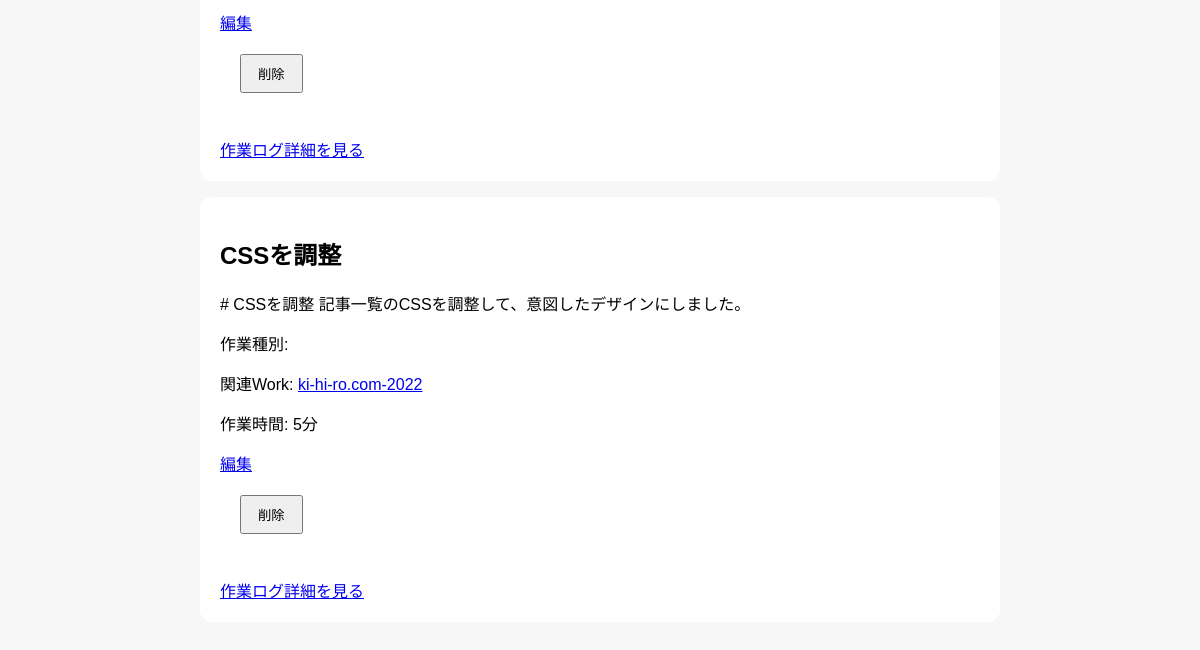
Page /posts-page (lower part) on the earlier database version.
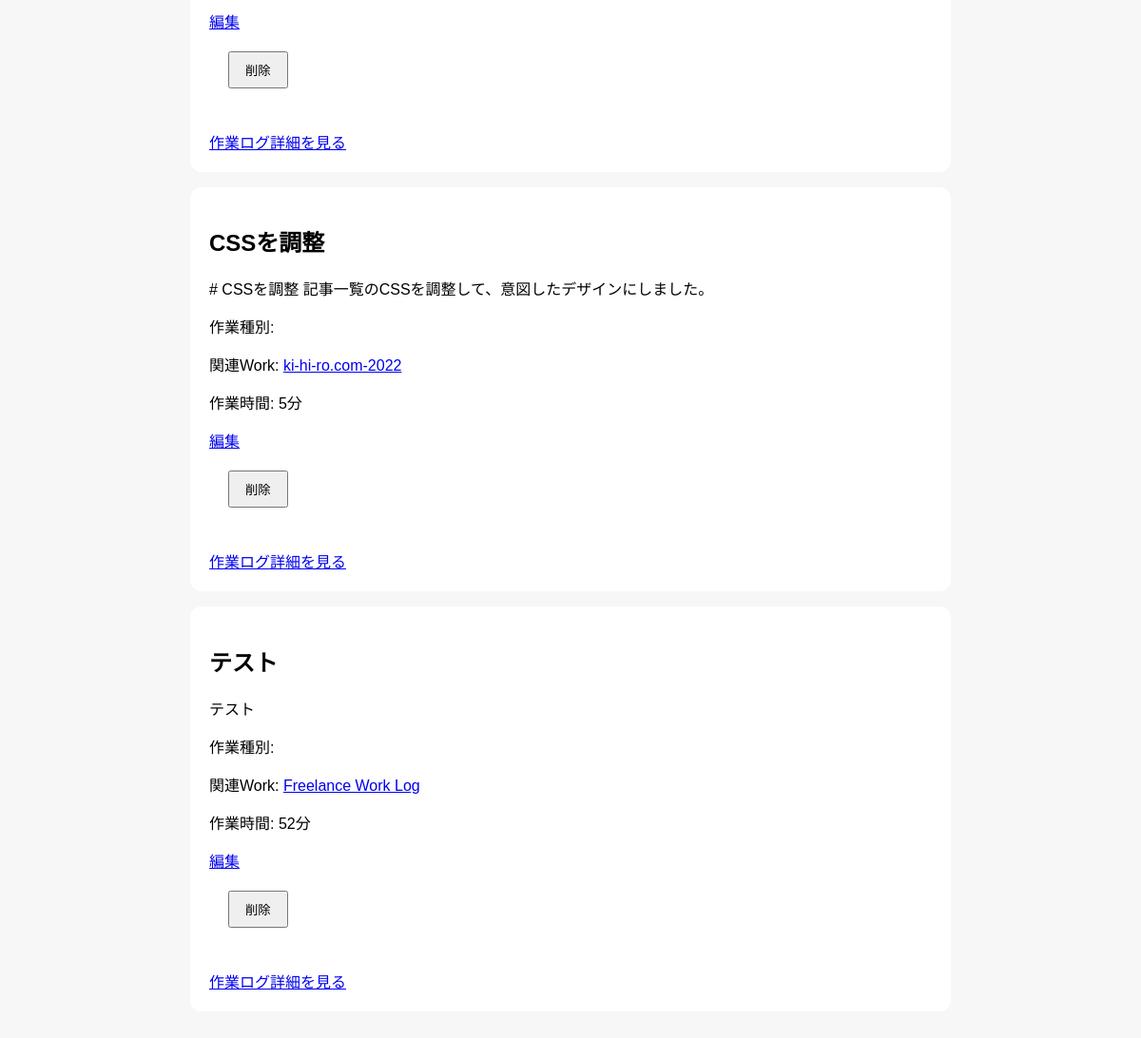
Same page on the later database version.
### app/models.py (models this page shows)
class Post(Base):
    __tablename__ = "posts"
    id = Column(Integer, primary_key=True, index=True)
    title = Column(String)
    content = Column(String)
    task_type = Column(String)
    start_time = Column(DateTime)
    end_time = Column(DateTime)
    work_time_minutes = Column(Integer)
    work_id = Column(Integer, ForeignKey("works.id"))
    work = relationship(
        "Work",
        back_populates="posts"
    )
    created_at = Column(DateTime, default=datetime.now)

class Work(Base):
    __tablename__ = "works"
    id = Column(Integer, primary_key=True, index=True)
    title = Column(String, nullable=False)
    description = Column(Text, nullable=False)
    github_url = Column(String)
    app_url = Column(String)
    tech_stack = Column(String)
    posts = relationship(
        "Post",
        back_populates="work"
    )
    created_at = Column(DateTime, default=datetime.now)

### app/main.py (the view)
@app.get("/posts-page")
def posts_page(
    request: Request,
    work_id: int | None = None,
    db: Session = Depends(get_db)
):
    query = db.query(models.Post)
    if work_id:
        query = query.filter(
            models.Post.work_id == work_id
        )
    posts = query.all()
    works = db.query(models.Work).all()
    return templates.TemplateResponse(
        request,
        "posts.html",
        {"posts": posts, "works": works}
    )

### app/templates/posts.html (shortened to what this page needs)
<!DOCTYPE html>
<html lang="ja">
<head>
    <link rel="stylesheet" href="/static/style.css">
</head>
<body>
    {% for post in posts %}
    <div class="post-card">
        <h2>{{ post.title }}</h2>
        <div>{{ post.content[:120] | safe }}</div>
        <p>作業種別: {{ post.task_type }}</p>
        {% if post.work %}
        <p>
            関連Work:
            <a href="/works-page/{{ post.work.id }}">
                {{ post.work.title }}
            </a>
        </p>
        {% endif %}
        <p>作業時間: {{ post.work_time_minutes }}分</p>
        <a href="/posts-page/{{ post.id }}/edit">編集</a>
        <form action="/posts-page/{{ post.id }}/delete" method="post">
        <button type="submit">削除</button>
        </form>
        <a href="/posts-page/{{ post.id }}">作業ログ詳細を見る</a>
    </div>
    {% endfor %}
</body>
</html>

Differences in the rows shown:
added Post: title "テスト", content "テスト", work "Freelance Work Log", work_time_minutes "52"
